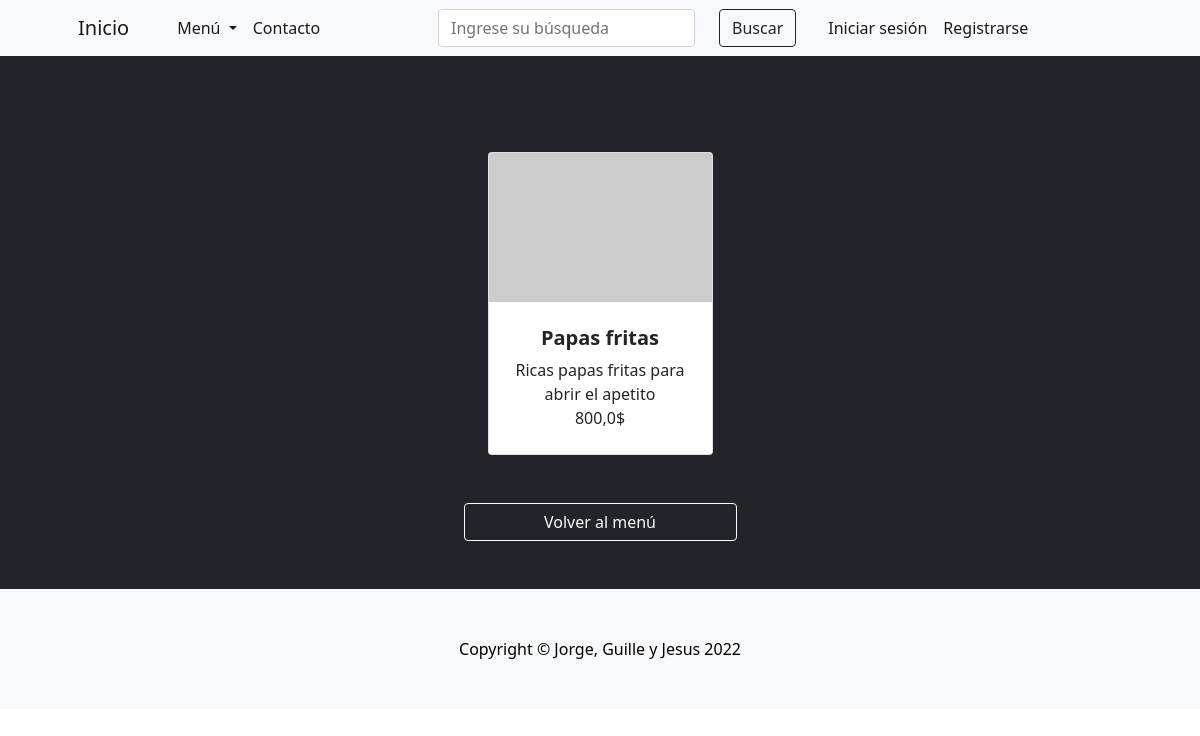
/entradas/detalle-entrada/1/, run on an earlier commit of the app's database.
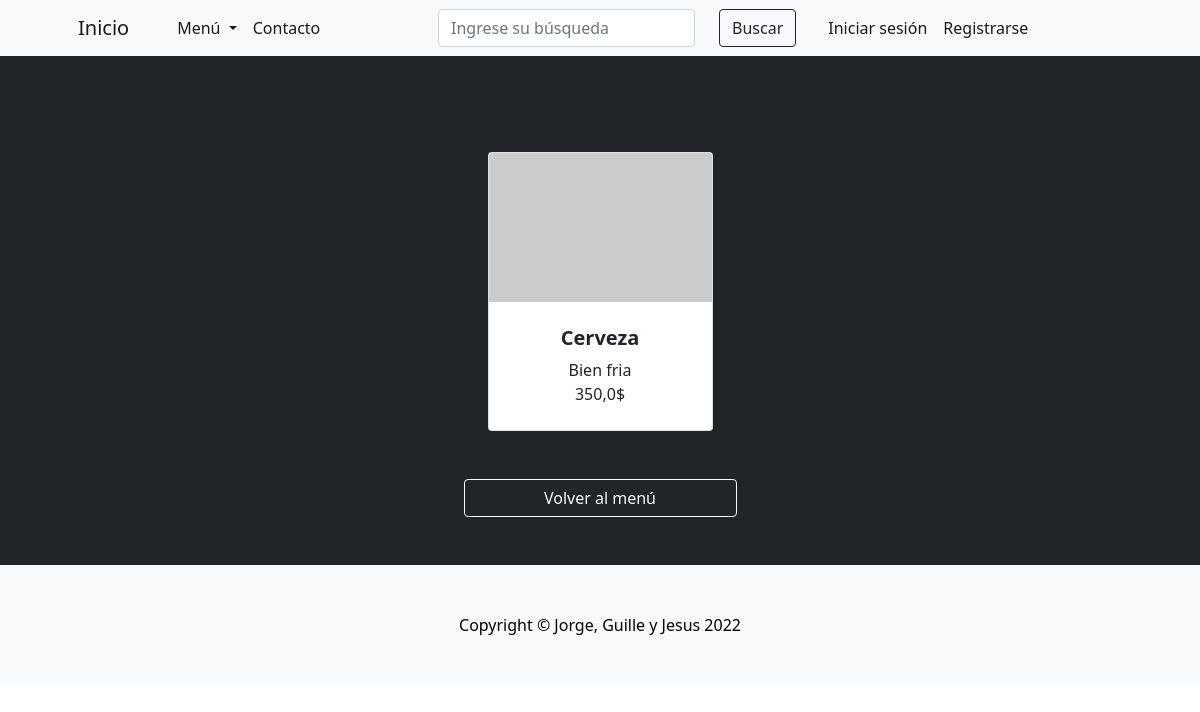
And on a later commit of the database.
### entradas/models.py (models this page shows)
class Entradas(models.Model):
    nombre = models.CharField(max_length=30)
    descripcion = models.CharField(max_length=50, blank=True, null=True)
    precio = models.FloatField()
    is_active = models.BooleanField(default=True)
    class Meta:
        verbose_name = 'entrada'
        verbose_name_plural = 'entradas'

### entradas/views.py (the view)
# urls.py: path('detalle-entrada/<int:pk>/', detalle_entrada, name ='detalle-entrada'),
def detalle_entrada(request, pk):
    try:
        entrada = Entradas.objects.get(id=pk)
        context = {'entrada':entrada}
        return render(request, 'detalle_entrada.html', context=context)
    except:
        context = {'error': 'El producto no existe'}
        return render(request, 'entradas.html', context=context)

### RestaurantPython/templates/detalle_entrada.html (shortened to what this page needs)
{% extends 'base.html' %}
{% block contenido %}
<section class="py-5 bg-dark">
    <div class="container px-4 px-lg-5 mt-5">
        <div class="row gx-4 gx-lg-5 row-cols-2 row-cols-md-3 row-cols-xl-4 justify-content-center">
            <div class="col mb-5">
                <div class="card h-100">
                    <img class="card-img-top" src="https://dummyimage.com/450x300/dee2e6/6c757d.jpg" alt="..." />
                    <div class="card-body p-4">
                        <div class="text-center">
                            <h5 class="fw-bolder">{{entrada.nombre}}</h5>
                            {{entrada.descripcion}}
                            <br>
                            {{entrada.precio}}$
                            <br>
                        </div>
                    </div>
                </div>
            </div>
        </div>
        <div class="row gx-4 gx-lg-5 row-cols-2 row-cols-md-3 row-cols-xl-4 justify-content-center">
            <a class="btn btn-outline-light" aria-current="page" href="/entradas/">Volver al menú</a>
        </div>
    </div>
</section>
{% endblock %}

What changed in the data, as far as the page shows it:
changed Entradas: nombre "Papas fritas" → "Cerveza"; descripcion "Ricas papas fritas para abrir el apetito" → "Bien fria"; precio "800,0" → "350,0"
